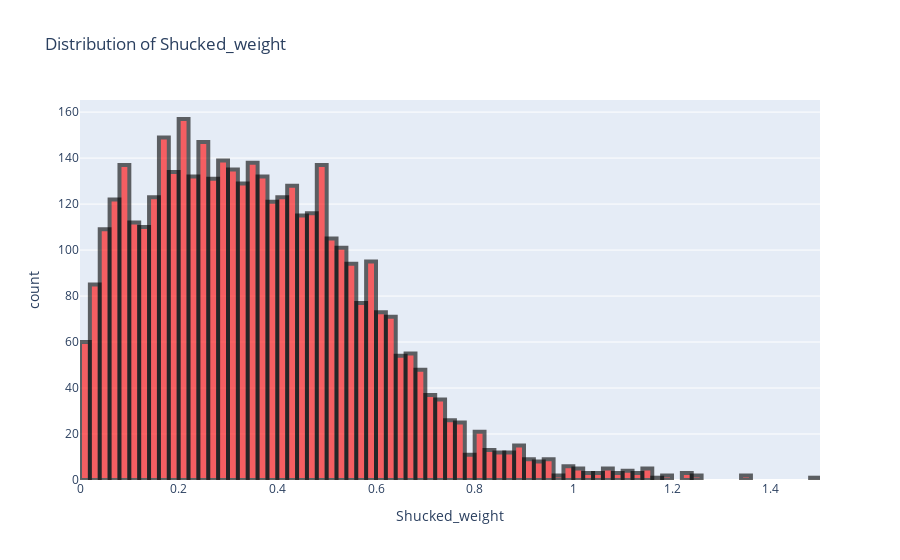

The code cell stored with this chart in its notebook:
### Code cell
plt.figure(figsize=(20, 10))
fig = px.histogram(data_frame=abalone, x="Shucked_weight", title="Distribution of Shucked_weight")
fig.update_traces(marker={"color": "red", "opacity": 0.6, "line": {"width": 4, "color": "black"}})
fig.show()

### Figure 1 — Plotly figure (JSON) as saved in the notebook; plotly's stock layout.template omitted (floating-point values rounded to 4 significant figures; data arrays with more than 128 entries replaced by an {"elided": "..."} marker saying what was removed)
{"data": [{"alignmentgroup": "True", "bingroup": "x", "hovertemplate": "Shucked_weight=%{x}<br>count=%{y}<extra></extra>", "legendgroup": "", "marker": {"color": "red", "line": {"color": "black", "width": 4}, "opacity": 0.6, "pattern": {"shape": ""}}, "name": "", "offsetgroup": "", "orientation": "v", "showlegend": false, "type": "histogram", "x": {"elided": "4177 float values"}, "xaxis": "x", "yaxis": "y"}], "layout": {"barmode": "relative", "legend": {"tracegroupgap": 0}, "title": {"text": "Distribution of Shucked_weight"}, "xaxis": {"anchor": "y", "domain": [0, 1], "title": {"text": "Shucked_weight"}}, "yaxis": {"anchor": "x", "domain": [0, 1], "title": {"text": "count"}}}}
